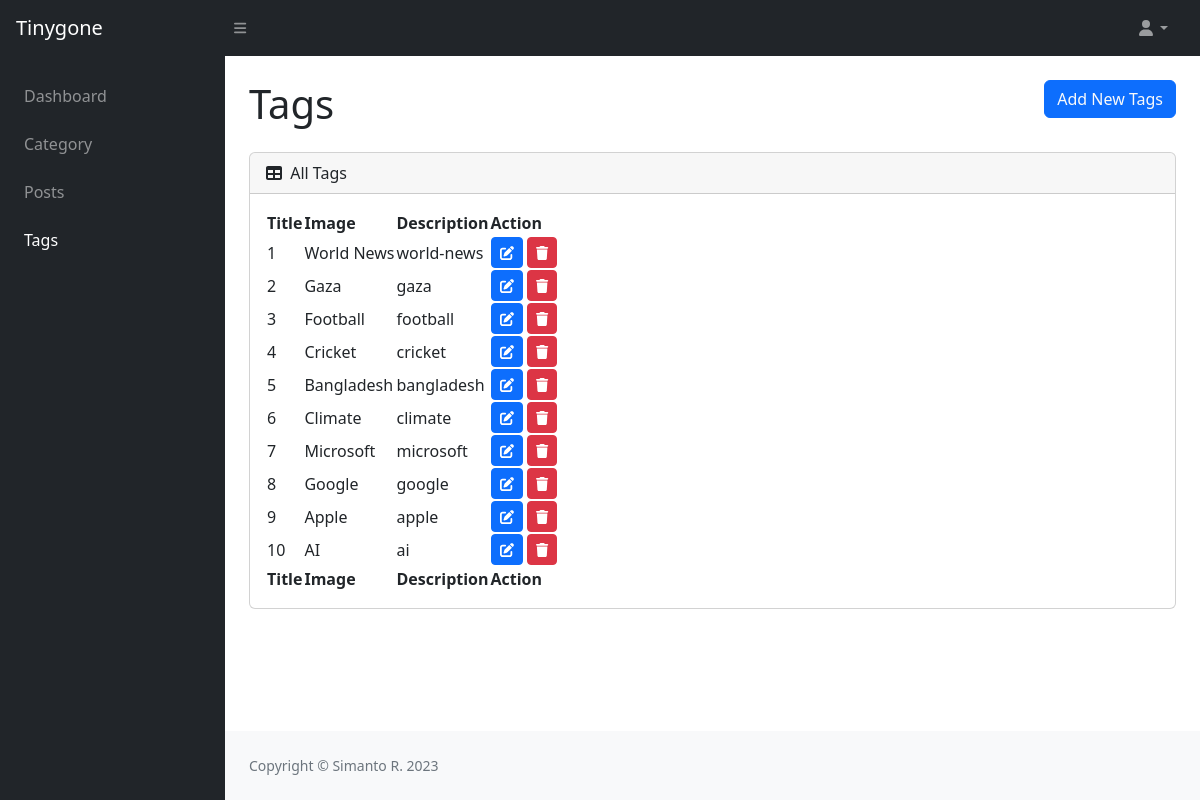
/admin/tags.php, run on the app's committed database.
### tables this page shows
CREATE TABLE `tag` (
  `id` bigint NOT NULL,
  `name` varchar(255) NOT NULL,
  `slug` varchar(255) NOT NULL
);

### admin/tags.php (the view, shortened to what this page needs)
<?php $title= 'tags'; include("layout/head.php") ?>
    <body class="sb-nav-fixed">
        <?php include("layout/nav.php") ?>
        <div id="layoutSidenav">
            <?php include("layout/sidebar.php") ?>
            <div id="layoutSidenav_content">
                <main>
                    <div class="container-fluid px-4">
                        <div class="d-flex">
                            <h1 class="my-4">Tags</h1>
                            <div class="my-4 ms-auto">
                                <button class="btn btn-primary btn-small">
                                    <a href="createTags.php" class="nav-link text-light text-capitalize"> Add new tags</a>
                                </button>
                            </div>
                        </div>
                        <div class="card mb-4">
                            <div class="card-header">
                                <i class="fas fa-table me-1"></i>
                                All Tags
                            </div>
                            <div class="card-body">
                                <table id="datatablesSimple">
                                    <thead>
                                        <tr>
                                            <th>Title</th>
                                            <th>Image</th>
                                            <th>Description</th>
                                            <th>Action</th>
                                        </tr>
                                    </thead>
                                    <tfoot>
                                        <tr>
                                            <th>Title</th>
                                            <th>Image</th>
                                            <th>Description</th>
                                            <th>Action</th>
                                        </tr>
                                    </tfoot>
                                    <tbody>
                                    <?php
                                            $sql = "SELECT * FROM tag";
                                            $stmt = $conn->query($sql);
                                            $tags = $stmt->fetchAll(PDO::FETCH_OBJ);
                                            if($tags !=null){
                                                foreach($tags as $key=> $tag){?>
                                                <tr>
                                                    <td><?php echo $key+1; ?></td>
                                                    <td><?php echo $tag->name; ?></td>
                                                    <td><?php echo $tag->slug; ?></td>
                                                    <td>
                                                        <a href="tagEdit.php?id=<?php echo $tag->id; ?>" class="btn btn-primary btn-sm"><i class="fa fa-edit"></i></a>
                                                        <a href="tagDelete.php?id=<?php echo $tag->id; ?>" onclick="return confirm('Are you sure to delete?')" class="btn btn-danger btn-sm">
                                                        <i class="fa fa-trash"></i></a>
                                                    </td>
                                                </tr>
                                        <?php
                                            }
                                            }
                                        ?>
                                    </tbody>
                                </table>
                            </div>
                        </div>
                    </div>
                </main>
                <?php include("layout/footer.php") ?>
            </div>
        </div>
<?php include("layout/foot.php") ?>

### data on the page
tag: name "World News", slug "world-news"
tag: name "Gaza", slug "gaza"
tag: name "Football", slug "football"
tag: name "Cricket", slug "cricket"
tag: name "Bangladesh", slug "bangladesh"
tag: name "Climate", slug "climate"
tag: name "Microsoft", slug "microsoft"
tag: name "Google", slug "google"
tag: name "Apple", slug "apple"
tag: name "AI", slug "ai"
